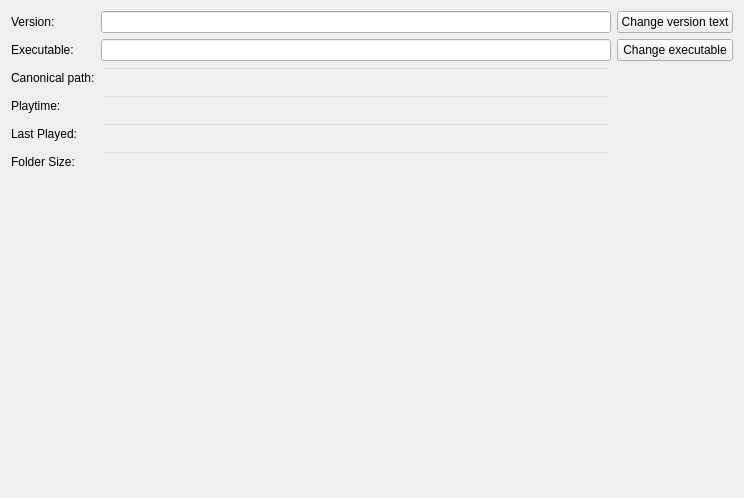
<?xml version="1.0" encoding="UTF-8"?>
<ui version="4.0">
 <class>VersionView</class>
 <widget class="QWidget" name="VersionView">
  <property name="geometry">
   <rect>
    <x>0</x>
    <y>0</y>
    <width>744</width>
    <height>498</height>
   </rect>
  </property>
  <property name="windowTitle">
   <string>VersionView</string>
  </property>
  <layout class="QGridLayout" name="gridLayout">
   <item row="0" column="0">
    <widget class="QLabel" name="versionLabel">
     <property name="text">
      <string>Version: </string>
     </property>
    </widget>
   </item>
   <item row="0" column="3">
    <widget class="QPushButton" name="btnChangeVersion">
     <property name="sizePolicy">
      <sizepolicy hsizetype="MinimumExpanding" vsizetype="Fixed">
       <horstretch>1</horstretch>
       <verstretch>0</verstretch>
      </sizepolicy>
     </property>
     <property name="text">
      <string>Change version text</string>
     </property>
    </widget>
   </item>
   <item row="2" column="0">
    <widget class="QLabel" name="canonicalPathLabel">
     <property name="text">
      <string>Canonical path:</string>
     </property>
    </widget>
   </item>
   <item row="6" column="0">
    <spacer name="verticalSpacer">
     <property name="orientation">
      <enum>Qt::Vertical</enum>
     </property>
     <property name="sizeHint" stdset="0">
      <size>
       <width>20</width>
       <height>40</height>
      </size>
     </property>
    </spacer>
   </item>
   <item row="1" column="0">
    <widget class="QLabel" name="executableLabel">
     <property name="text">
      <string>Executable: </string>
     </property>
    </widget>
   </item>
   <item row="4" column="0">
    <widget class="QLabel" name="lastPlayedLabel">
     <property name="text">
      <string>Last Played:</string>
     </property>
    </widget>
   </item>
   <item row="1" column="3">
    <widget class="QPushButton" name="btnChangeExec">
     <property name="sizePolicy">
      <sizepolicy hsizetype="MinimumExpanding" vsizetype="Fixed">
       <horstretch>0</horstretch>
       <verstretch>0</verstretch>
      </sizepolicy>
     </property>
     <property name="minimumSize">
      <size>
       <width>30</width>
       <height>0</height>
      </size>
     </property>
     <property name="text">
      <string>Change executable</string>
     </property>
    </widget>
   </item>
   <item row="3" column="0">
    <widget class="QLabel" name="playtimeLabel">
     <property name="text">
      <string>Playtime: </string>
     </property>
    </widget>
   </item>
   <item row="5" column="0">
    <widget class="QLabel" name="folderSizeLabel">
     <property name="text">
      <string>Folder Size:</string>
     </property>
    </widget>
   </item>
   <item row="2" column="1" colspan="2">
    <widget class="QLineEdit" name="leCanonicalPath">
     <property name="enabled">
      <bool>false</bool>
     </property>
     <property name="styleSheet">
      <string notr="true">background-color:transparent;</string>
     </property>
    </widget>
   </item>
   <item row="3" column="1" colspan="2">
    <widget class="QLineEdit" name="lePlaytime">
     <property name="styleSheet">
      <string notr="true">background-color:transparent;</string>
     </property>
    </widget>
   </item>
   <item row="4" column="1" colspan="2">
    <widget class="QLineEdit" name="leLastPlayed">
     <property name="styleSheet">
      <string notr="true">background-color:transparent;</string>
     </property>
    </widget>
   </item>
   <item row="5" column="1" colspan="2">
    <widget class="QLineEdit" name="leFolderSize">
     <property name="styleSheet">
      <string notr="true">background-color:transparent;</string>
     </property>
    </widget>
   </item>
   <item row="1" column="1" colspan="2">
    <widget class="QLineEdit" name="executableEdit">
     <property name="sizePolicy">
      <sizepolicy hsizetype="MinimumExpanding" vsizetype="Fixed">
       <horstretch>4</horstretch>
       <verstretch>0</verstretch>
      </sizepolicy>
     </property>
     <property name="readOnly">
      <bool>true</bool>
     </property>
    </widget>
   </item>
   <item row="0" column="1" colspan="2">
    <widget class="QLineEdit" name="versionEdit">
     <property name="sizePolicy">
      <sizepolicy hsizetype="Expanding" vsizetype="Fixed">
       <horstretch>4</horstretch>
       <verstretch>0</verstretch>
      </sizepolicy>
     </property>
     <property name="readOnly">
      <bool>true</bool>
     </property>
    </widget>
   </item>
  </layout>
 </widget>
 <resources/>
 <connections/>
</ui>
